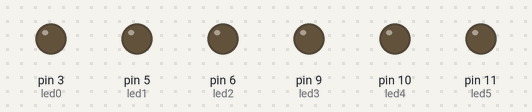
Recording of a sketch running on a simulated Arduino Uno, built with avr-gcc and run on an emulated ATmega328P. Parts: output pins drawn as LEDs (lit = HIGH).

Above: at 0.05 s.
At 1.5 s:
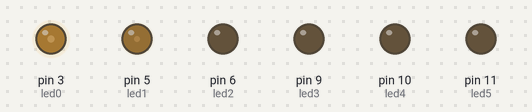
At 2.25 s:
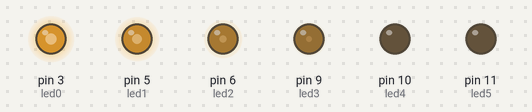
At 3.0 s:
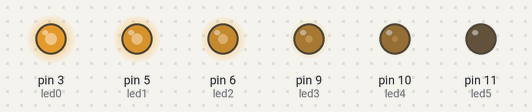
At 4.5 s:
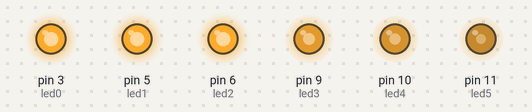
At 6.0 s:
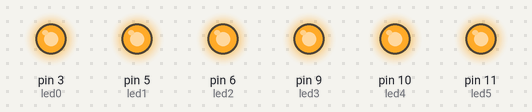
Timing chart, 0 to 7.8 s (numbered marks = the images above):
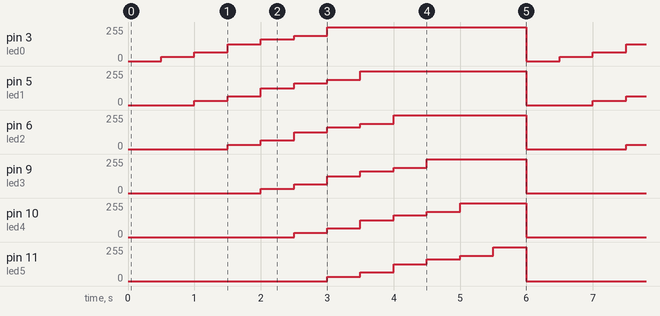

Measured:
- by itself, pin 5 (led1): repeats every 6.0 s: 64/255 0.50 s, 127/255 0.50 s, 164/255 0.50 s, 191/255 0.50 s, 255/255 2.5 s, 0/255 1.0 s, 32/255 0.50 s
- by itself, pin 6 (led2): repeats every 6.0 s: 64/255 0.50 s, 127/255 0.50 s, 164/255 0.50 s, 191/255 0.50 s, 255/255 2.0 s, 0/255 1.5 s, 32/255 0.50 s

The sketch:

Fade_LEDs_activitat2.ino
```cpp
/**********************************************************************************
**                                                                               **
**                                 Fade LEDs                                     **
**                                                                               **
** Joan Josep Moreno                                                             **
**********************************************************************************/
//********** Includes *************************************************************
//********** Variables ************************************************************
const int led0 = 3;          // donar nom al pin 3 de l’Arduino
const int led1 = 5;          // donar nom al pin 5 de l’Arduino
const int led2 = 6;          // donar nom al pin 6 de l’Arduino
const int led3 = 9;          // donar nom al pin 9 de l’Arduino
const int led4 = 10;         // donar nom al pin 10 de l’Arduino
const int led5 = 11;         // donar nom al pin 11 de l’Arduino
int velocitat = 500;         // velocitat de l'acció en ms
//********** Setup ****************************************************************
void setup()
{
  pinMode(led0, OUTPUT);     // definir el pin 3 com una sortida
  pinMode(led1, OUTPUT);     // definir el pin 5 com una sortida
  pinMode(led2, OUTPUT);     // definir el pin 6 com una sortida
  pinMode(led3, OUTPUT);     // definir el pin 9 com una sortida
  pinMode(led4, OUTPUT);     // definir el pin 10 com una sortida
  pinMode(led5, OUTPUT);     // definir el pin 11 com una sortida
}
//********** Loop *****************************************************************
void loop()
{
  analogWrite(led0, 0);
  analogWrite(led1, 0);
  analogWrite(led2, 0);
  analogWrite(led3, 0);
  analogWrite(led4, 0);
  analogWrite(led5, 0);
  delay(velocitat);          // es queden leds velocitat ms en aquest estat //1//
  analogWrite(led0, 32);
  analogWrite(led1, 0);
  analogWrite(led2, 0);
  analogWrite(led3, 0);
  analogWrite(led4, 0);
  analogWrite(led5, 0);
  delay(velocitat);           // es queden leds velocitat ms en aquest estat //2//
  analogWrite(led0, 64);
  analogWrite(led1, 32);
  analogWrite(led2, 0);
  analogWrite(led3, 0);
  analogWrite(led4, 0);
  analogWrite(led5, 0);
  delay(velocitat);           // es queden leds velocitat ms en aquest estat //3//
  analogWrite(led0, 127);
  analogWrite(led1, 64);
  analogWrite(led2, 32);
  analogWrite(led3, 0);
  analogWrite(led4, 0);
  analogWrite(led5, 0);
  delay(velocitat);           // es queden leds velocitat ms en aquest estat //4//
  analogWrite(led0, 164);
  analogWrite(led1, 127);
  analogWrite(led2, 64);
  analogWrite(led3, 32);
  analogWrite(led4, 0);
  analogWrite(led5, 0);
  delay(velocitat);           // es queden leds velocitat ms en aquest estat  //5//
  analogWrite(led0, 191);
  analogWrite(led1, 164);
  analogWrite(led2, 127);
  analogWrite(led3, 64);
  analogWrite(led4, 32);
  analogWrite(led5, 0);
  delay(velocitat);           // es queden leds velocitat ms en aquest estat //6//
  analogWrite(led0, 255);
  analogWrite(led1, 191);
  analogWrite(led2, 164);
  analogWrite(led3, 127);
  analogWrite(led4, 64);
  analogWrite(led5, 32);
  delay(velocitat);           // es queden leds velocitat ms en aquest estat //7//
  analogWrite(led0, 255);
  analogWrite(led1, 255);
  analogWrite(led2, 191);
  analogWrite(led3, 164);
  analogWrite(led4, 127);
  analogWrite(led5, 64);
  delay(velocitat);           // es queden leds velocitat ms en aquest estat //8//
  analogWrite(led0, 255);
  analogWrite(led1, 255);
  analogWrite(led2, 255);
  analogWrite(led3, 191);
  analogWrite(led4, 164);
  analogWrite(led5, 127);
  delay(velocitat);           // es queden leds velocitat ms en aquest estat //9//
  analogWrite(led0, 255);
  analogWrite(led1, 255);
  analogWrite(led2, 255);
  analogWrite(led3, 255);
  analogWrite(led4, 191);
  analogWrite(led5, 164);
  delay(velocitat);           // es queden leds velocitat ms en aquest estat //10//
  analogWrite(led0, 255);
  analogWrite(led1, 255);
  analogWrite(led2, 255);
  analogWrite(led3, 255);
  analogWrite(led4, 255);
  analogWrite(led5, 191);
  delay(velocitat);           // es queden leds velocitat ms en aquest estat //11//
  analogWrite(led0, 255);
  analogWrite(led1, 255);
  analogWrite(led2, 255);
  analogWrite(led3, 255);
  analogWrite(led4, 255);
  analogWrite(led5, 255);
  delay(velocitat);           // es queden leds velocitat ms en aquest estat //12//
}
//********** Funcions *************************************************************
```
